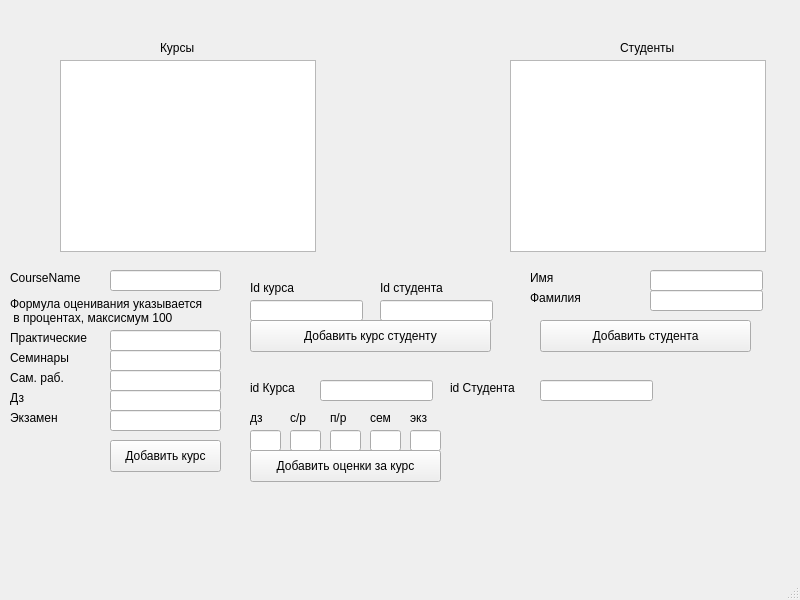
<?xml version="1.0" encoding="UTF-8"?>
<ui version="4.0">
 <class>MainWindow</class>
 <widget class="QMainWindow" name="MainWindow">
  <property name="geometry">
   <rect>
    <x>0</x>
    <y>0</y>
    <width>800</width>
    <height>600</height>
   </rect>
  </property>
  <property name="windowTitle">
   <string>MainWindow</string>
  </property>
  <widget class="QWidget" name="centralwidget">
   <widget class="QListWidget" name="courses">
    <property name="geometry">
     <rect>
      <x>60</x>
      <y>60</y>
      <width>256</width>
      <height>192</height>
     </rect>
    </property>
   </widget>
   <widget class="QLabel" name="label">
    <property name="geometry">
     <rect>
      <x>160</x>
      <y>40</y>
      <width>58</width>
      <height>16</height>
     </rect>
    </property>
    <property name="text">
     <string>Курсы</string>
    </property>
   </widget>
   <widget class="QListWidget" name="students">
    <property name="geometry">
     <rect>
      <x>510</x>
      <y>60</y>
      <width>256</width>
      <height>192</height>
     </rect>
    </property>
   </widget>
   <widget class="QLabel" name="label_2">
    <property name="geometry">
     <rect>
      <x>620</x>
      <y>40</y>
      <width>71</width>
      <height>16</height>
     </rect>
    </property>
    <property name="text">
     <string>Студенты</string>
    </property>
   </widget>
   <widget class="QLineEdit" name="name">
    <property name="geometry">
     <rect>
      <x>110</x>
      <y>270</y>
      <width>111</width>
      <height>21</height>
     </rect>
    </property>
   </widget>
   <widget class="QLabel" name="label_3">
    <property name="geometry">
     <rect>
      <x>10</x>
      <y>270</y>
      <width>81</width>
      <height>16</height>
     </rect>
    </property>
    <property name="text">
     <string>CourseName</string>
    </property>
   </widget>
   <widget class="QPushButton" name="addCourse">
    <property name="geometry">
     <rect>
      <x>110</x>
      <y>440</y>
      <width>111</width>
      <height>32</height>
     </rect>
    </property>
    <property name="text">
     <string>Добавить курс</string>
    </property>
   </widget>
   <widget class="QLineEdit" name="pr">
    <property name="geometry">
     <rect>
      <x>110</x>
      <y>330</y>
      <width>111</width>
      <height>21</height>
     </rect>
    </property>
   </widget>
   <widget class="QLabel" name="label_4">
    <property name="geometry">
     <rect>
      <x>10</x>
      <y>290</y>
      <width>221</width>
      <height>41</height>
     </rect>
    </property>
    <property name="text">
     <string>Формула оценивания указывается
 в процентах, максисмум 100</string>
    </property>
   </widget>
   <widget class="QLabel" name="label_5">
    <property name="geometry">
     <rect>
      <x>10</x>
      <y>330</y>
      <width>101</width>
      <height>16</height>
     </rect>
    </property>
    <property name="text">
     <string>Практические</string>
    </property>
   </widget>
   <widget class="QLabel" name="label_6">
    <property name="geometry">
     <rect>
      <x>10</x>
      <y>350</y>
      <width>91</width>
      <height>16</height>
     </rect>
    </property>
    <property name="text">
     <string>Семинары</string>
    </property>
   </widget>
   <widget class="QLineEdit" name="sem">
    <property name="geometry">
     <rect>
      <x>110</x>
      <y>350</y>
      <width>111</width>
      <height>21</height>
     </rect>
    </property>
   </widget>
   <widget class="QLabel" name="label_7">
    <property name="geometry">
     <rect>
      <x>10</x>
      <y>370</y>
      <width>91</width>
      <height>16</height>
     </rect>
    </property>
    <property name="text">
     <string>Сам. раб.</string>
    </property>
   </widget>
   <widget class="QLineEdit" name="sr">
    <property name="geometry">
     <rect>
      <x>110</x>
      <y>370</y>
      <width>111</width>
      <height>21</height>
     </rect>
    </property>
   </widget>
   <widget class="QLineEdit" name="hw">
    <property name="geometry">
     <rect>
      <x>110</x>
      <y>390</y>
      <width>111</width>
      <height>21</height>
     </rect>
    </property>
   </widget>
   <widget class="QLabel" name="label_8">
    <property name="geometry">
     <rect>
      <x>10</x>
      <y>390</y>
      <width>91</width>
      <height>16</height>
     </rect>
    </property>
    <property name="text">
     <string>Дз</string>
    </property>
   </widget>
   <widget class="QLineEdit" name="exam">
    <property name="geometry">
     <rect>
      <x>110</x>
      <y>410</y>
      <width>111</width>
      <height>21</height>
     </rect>
    </property>
   </widget>
   <widget class="QLabel" name="label_9">
    <property name="geometry">
     <rect>
      <x>10</x>
      <y>410</y>
      <width>91</width>
      <height>16</height>
     </rect>
    </property>
    <property name="text">
     <string>Экзамен</string>
    </property>
   </widget>
   <widget class="QLineEdit" name="fname">
    <property name="geometry">
     <rect>
      <x>650</x>
      <y>270</y>
      <width>113</width>
      <height>21</height>
     </rect>
    </property>
   </widget>
   <widget class="QLineEdit" name="lname">
    <property name="geometry">
     <rect>
      <x>650</x>
      <y>290</y>
      <width>113</width>
      <height>21</height>
     </rect>
    </property>
   </widget>
   <widget class="QLabel" name="label_10">
    <property name="geometry">
     <rect>
      <x>530</x>
      <y>270</y>
      <width>91</width>
      <height>16</height>
     </rect>
    </property>
    <property name="text">
     <string>Имя</string>
    </property>
   </widget>
   <widget class="QLabel" name="label_11">
    <property name="geometry">
     <rect>
      <x>530</x>
      <y>290</y>
      <width>91</width>
      <height>16</height>
     </rect>
    </property>
    <property name="text">
     <string>Фамилия</string>
    </property>
   </widget>
   <widget class="QPushButton" name="addUser">
    <property name="geometry">
     <rect>
      <x>540</x>
      <y>320</y>
      <width>211</width>
      <height>32</height>
     </rect>
    </property>
    <property name="text">
     <string>Добавить студента</string>
    </property>
   </widget>
   <widget class="QLineEdit" name="ca_id">
    <property name="geometry">
     <rect>
      <x>250</x>
      <y>300</y>
      <width>113</width>
      <height>21</height>
     </rect>
    </property>
   </widget>
   <widget class="QLabel" name="label_12">
    <property name="geometry">
     <rect>
      <x>250</x>
      <y>280</y>
      <width>81</width>
      <height>16</height>
     </rect>
    </property>
    <property name="text">
     <string>Id курса</string>
    </property>
   </widget>
   <widget class="QLabel" name="label_13">
    <property name="geometry">
     <rect>
      <x>380</x>
      <y>280</y>
      <width>111</width>
      <height>16</height>
     </rect>
    </property>
    <property name="text">
     <string>Id студента</string>
    </property>
   </widget>
   <widget class="QLineEdit" name="sa_id">
    <property name="geometry">
     <rect>
      <x>380</x>
      <y>300</y>
      <width>113</width>
      <height>21</height>
     </rect>
    </property>
   </widget>
   <widget class="QPushButton" name="addC2S">
    <property name="geometry">
     <rect>
      <x>250</x>
      <y>320</y>
      <width>241</width>
      <height>32</height>
     </rect>
    </property>
    <property name="text">
     <string>Добавить курс студенту</string>
    </property>
   </widget>
   <widget class="QLabel" name="label_14">
    <property name="geometry">
     <rect>
      <x>250</x>
      <y>380</y>
      <width>81</width>
      <height>16</height>
     </rect>
    </property>
    <property name="text">
     <string>id Курса</string>
    </property>
   </widget>
   <widget class="QLineEdit" name="cm_id">
    <property name="geometry">
     <rect>
      <x>320</x>
      <y>380</y>
      <width>113</width>
      <height>21</height>
     </rect>
    </property>
   </widget>
   <widget class="QLabel" name="label_15">
    <property name="geometry">
     <rect>
      <x>450</x>
      <y>380</y>
      <width>81</width>
      <height>16</height>
     </rect>
    </property>
    <property name="text">
     <string>id Студента</string>
    </property>
   </widget>
   <widget class="QLineEdit" name="sm_id">
    <property name="geometry">
     <rect>
      <x>540</x>
      <y>380</y>
      <width>113</width>
      <height>21</height>
     </rect>
    </property>
   </widget>
   <widget class="QLineEdit" name="hw_m">
    <property name="geometry">
     <rect>
      <x>250</x>
      <y>430</y>
      <width>31</width>
      <height>21</height>
     </rect>
    </property>
   </widget>
   <widget class="QLabel" name="label_16">
    <property name="geometry">
     <rect>
      <x>250</x>
      <y>410</y>
      <width>21</width>
      <height>16</height>
     </rect>
    </property>
    <property name="text">
     <string>дз</string>
    </property>
   </widget>
   <widget class="QLabel" name="label_17">
    <property name="geometry">
     <rect>
      <x>290</x>
      <y>410</y>
      <width>21</width>
      <height>16</height>
     </rect>
    </property>
    <property name="text">
     <string>с/р</string>
    </property>
   </widget>
   <widget class="QLineEdit" name="sr_m">
    <property name="geometry">
     <rect>
      <x>290</x>
      <y>430</y>
      <width>31</width>
      <height>21</height>
     </rect>
    </property>
   </widget>
   <widget class="QLabel" name="label_18">
    <property name="geometry">
     <rect>
      <x>330</x>
      <y>410</y>
      <width>21</width>
      <height>16</height>
     </rect>
    </property>
    <property name="text">
     <string>п/р</string>
    </property>
   </widget>
   <widget class="QLineEdit" name="pr_m">
    <property name="geometry">
     <rect>
      <x>330</x>
      <y>430</y>
      <width>31</width>
      <height>21</height>
     </rect>
    </property>
   </widget>
   <widget class="QLabel" name="label_19">
    <property name="geometry">
     <rect>
      <x>370</x>
      <y>410</y>
      <width>31</width>
      <height>16</height>
     </rect>
    </property>
    <property name="text">
     <string>сем</string>
    </property>
   </widget>
   <widget class="QLineEdit" name="sem_m">
    <property name="geometry">
     <rect>
      <x>370</x>
      <y>430</y>
      <width>31</width>
      <height>21</height>
     </rect>
    </property>
   </widget>
   <widget class="QLineEdit" name="exam_m">
    <property name="geometry">
     <rect>
      <x>410</x>
      <y>430</y>
      <width>31</width>
      <height>21</height>
     </rect>
    </property>
   </widget>
   <widget class="QLabel" name="label_20">
    <property name="geometry">
     <rect>
      <x>410</x>
      <y>410</y>
      <width>21</width>
      <height>16</height>
     </rect>
    </property>
    <property name="text">
     <string>экз</string>
    </property>
   </widget>
   <widget class="QPushButton" name="addMark">
    <property name="geometry">
     <rect>
      <x>250</x>
      <y>450</y>
      <width>191</width>
      <height>32</height>
     </rect>
    </property>
    <property name="text">
     <string>Добавить оценки за курс</string>
    </property>
   </widget>
  </widget>
  <widget class="QMenuBar" name="menubar">
   <property name="geometry">
    <rect>
     <x>0</x>
     <y>0</y>
     <width>800</width>
     <height>22</height>
    </rect>
   </property>
  </widget>
  <widget class="QStatusBar" name="statusbar"/>
 </widget>
 <resources/>
 <connections/>
</ui>
